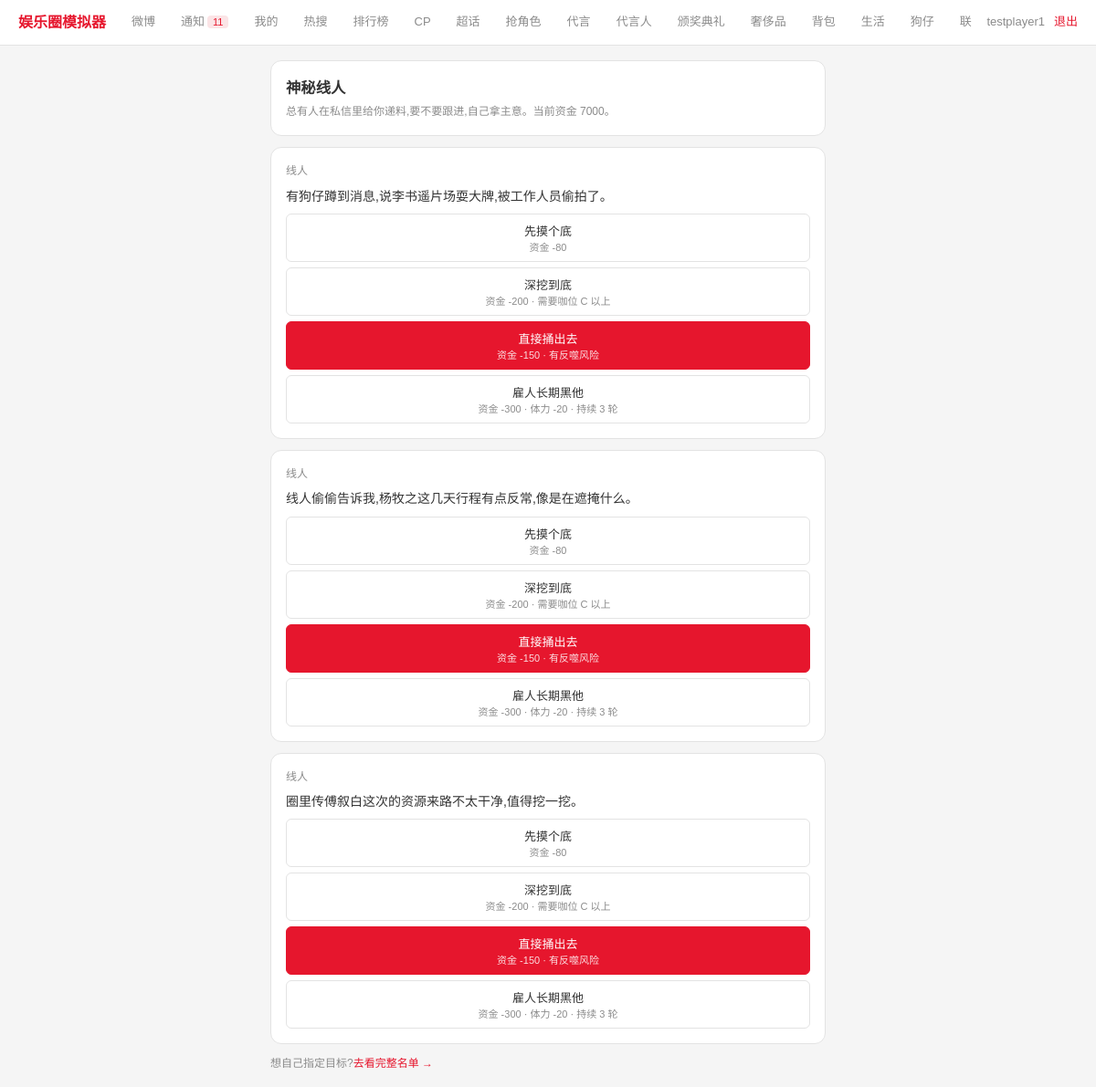
Page /weibo/paparazzi (signed in) on the committed database.
### tables this page shows
CREATE TABLE players (
    id                  INTEGER PRIMARY KEY AUTOINCREMENT,
    user_id             INTEGER UNIQUE,
    is_npc              INTEGER DEFAULT 0,
    age                 INTEGER DEFAULT 18,
    gender              TEXT DEFAULT '',
    stage_name          TEXT NOT NULL DEFAULT '',
    talents             TEXT DEFAULT '{}',
    hidden_traits       TEXT DEFAULT '[]',
    career_lines        TEXT DEFAULT '[]',
    agency_id           INTEGER,
    fans_count          INTEGER DEFAULT 0,
    core_fan_loyalty    INTEGER DEFAULT 0,
    popularity          INTEGER DEFAULT 0,
    scandal_value       INTEGER DEFAULT 0,
    persona_tag         TEXT DEFAULT '',
    persona_integrity   INTEGER DEFAULT 100,
    cash                INTEGER DEFAULT 0,
    roll_count          INTEGER DEFAULT 0,
    revealed            INTEGER DEFAULT 0,
    energy              INTEGER DEFAULT 100,
    energy_updated      INTEGER DEFAULT 0,
    family_background   TEXT DEFAULT '',
    birthplace          TEXT DEFAULT '',
    true_personality    TEXT DEFAULT '',
    career_state        TEXT DEFAULT 'normal',  -- normal/blackout
    blackout_until_ts    INTEGER DEFAULT 0,
    anti_scandal_reserve INTEGER DEFAULT 0,
    endorsement_reputation INTEGER DEFAULT 0,
    awards_won          INTEGER DEFAULT 0,
    created_ts          INTEGER DEFAULT 0, fan_club_name TEXT DEFAULT '', fan_club_color TEXT DEFAULT '', notifications_seen_ts INTEGER DEFAULT 0, health INTEGER DEFAULT 100, last_rest_ts INTEGER DEFAULT 0, last_travel_ts INTEGER DEFAULT 0,
    FOREIGN KEY (user_id) REFERENCES users(id)
);

CREATE TABLE paparazzi_tips (
    id                INTEGER PRIMARY KEY AUTOINCREMENT,
    player_id         INTEGER NOT NULL,
    target_player_id  INTEGER NOT NULL,
    tip_text          TEXT DEFAULT '',
    status            TEXT DEFAULT 'pending',
    created_ts        INTEGER DEFAULT 0
);

### app.py (the view)
@app.route('/weibo/paparazzi', methods=['GET'])
@login_required
def paparazzi_page():
    me_player = me()
    if not me_player:
        return redirect(url_for('login'))
    ensure_paparazzi_tips(me_player['id'])
    tips = q("""SELECT pt.*, p.stage_name as target_name FROM paparazzi_tips pt
               JOIN players p ON p.id = pt.target_player_id
               WHERE pt.player_id=? AND pt.status='pending' ORDER BY pt.created_ts DESC""",
             (me_player['id'],))
    return render_template('paparazzi.html', tips=tips, tiers=INTEL_TIERS, attack_cost=ATTACK_COST,
                            cash=me_player['cash'], hate_campaign_cost=HATE_CAMPAIGN_COST,
                            hate_campaign_ticks=HATE_CAMPAIGN_TICKS)

### app.py (called while the page is built, shortened)
def get_db():
    db = getattr(g, '_db', None)
    if db is None:
        db = g._db = sqlite3.connect(DB_PATH)
        db.row_factory = sqlite3.Row
        db.execute("PRAGMA journal_mode=WAL")
        db.execute("PRAGMA foreign_keys=ON")
    return db

def q(sql, args=(), one=False):
    cur = get_db().execute(sql, args)
    return cur.fetchone() if one else cur.fetchall()

def run(sql, args=()):
    db = get_db()
    cur = db.execute(sql, args)
    db.commit()
    return cur

def login_required(f):
    @wraps(f)
    def w(*a, **kw):
        if 'uid' not in S:
            return redirect(url_for('login'))
        return f(*a, **kw)
    return w

def get_effective_energy(player_id):
    row = q("SELECT energy, energy_updated FROM players WHERE id=?", (player_id,), one=True)
    if not row:
        return 0
    base_ts = row['energy_updated'] or now_ts()
    elapsed = now_ts() - base_ts
    regen = elapsed // ENERGY_REGEN_SECONDS
    if regen <= 0:
        return row['energy']
    new_energy = min(MAX_ENERGY, row['energy'] + regen)
    new_updated = base_ts + regen * ENERGY_REGEN_SECONDS
    run("UPDATE players SET energy=?, energy_updated=? WHERE id=?", (new_energy, new_updated, player_id))
    return new_energy

def me():
    uid = S.get('uid')
    if not uid:
        return None
    row = q("SELECT * FROM players WHERE user_id=?", (uid,), one=True)
    if not row:
        return None
    player = dict(row)
    player['energy'] = get_effective_energy(player['id'])
    return player

@app.context_processor
def inject_notification_count():
    player = me()
    if not player:
        return {'notification_count': 0}
    return {'notification_count': get_notification_count(player['id'])['total']}

def ensure_paparazzi_tips(player_id):
    pending = q("SELECT COUNT(*) c FROM paparazzi_tips WHERE player_id=? AND status='pending'",
                (player_id,), one=True)['c']
    need = PAPARAZZI_TIP_COUNT - pending
    if need <= 0:
        return

### templates/paparazzi.html (shortened to what this page needs)
{% extends "base.html" %}
{% block content %}
<div class="card">
  <h3 style="margin-bottom:4px">神秘线人</h3>
  <p class="muted">总有人在私信里给你递料,要不要跟进,自己拿主意。当前资金 {{ cash }}。</p>
</div>
{% for t in tips %}
<div class="card">
  <div style="font-size:12px" class="muted">线人</div>
  <p style="margin:6px 0">{{ t.tip_text }}</p>
  <form method="post" action="{{ url_for('paparazzi_act') }}" style="display:flex;flex-direction:column;gap:6px;margin-top:8px">
    <button class="btn" name="action" value="basic" style="width:100%">
      先摸个底<br><span class="muted" style="font-size:11px">资金 -{{ tiers.basic.cost }}</span>
    </button>
    <button class="btn" name="action" value="deep" style="width:100%">
      深挖到底<br><span class="muted" style="font-size:11px">资金 -{{ tiers.deep.cost }} · 需要咖位 {{ tiers.deep.min_tier }} 以上</span>
    </button>
    <button class="btn btn-primary" name="action" value="attack" style="width:100%">
      直接捅出去<br><span style="font-size:11px;opacity:.85">资金 -{{ attack_cost }} · 有反噬风险</span>
    </button>
    <button class="btn" name="action" value="hate_campaign" style="width:100%">
      雇人长期黑他<br><span class="muted" style="font-size:11px">资金 -{{ hate_campaign_cost }} · 体力 -20 · 持续 {{ hate_campaign_ticks }} 轮</span>
    </button>
  </form>
</div>
{% else %}
<div class="card muted">线人今天没消息,过会儿再来看看。</div>
{% endfor %}
<p class="muted" style="margin-top:4px">想自己指定目标?<a href="{{ url_for('weibo_attack') }}">去看完整名单 →</a></p>
{% endblock %}

### templates/base.html (style rules this page uses)
:root { --bg:#f5f5f5;--sf:#ffffff;--sf2:#f0f0f0;--bd:#e3e3e3; --red:#e6162d;--red-dim:#fbe4e6; --text:#333333;--muted:#8b8b8b; --green:#2e8b57;--gold:#a67c1a; }
* { box-sizing:border-box;margin:0;padding:0 }
body { background:var(--bg);color:var(--text); font-family:"PingFang SC","Microsoft YaHei",sans-serif; font-size:14px;line-height:1.6;min-height:100vh }
a { color:var(--red);text-decoration:none }
.card { background:var(--sf);border:1px solid var(--bd);border-radius:12px;padding:16px;margin-bottom:12px }
.btn { display:inline-block;background:var(--sf);border:1px solid var(--bd);border-radius:6px; padding:8px 16px;font-size:13px;cursor:pointer;color:var(--text) }
.btn-primary { background:var(--red);border-color:var(--red);color:#fff }
.muted { color:var(--muted);font-size:12px }

### rows in the picture
players: cash "7000"
paparazzi_tips: tip_text "有狗仔蹲到消息,说李书遥片场耍大牌,被工作人员偷拍了。", basic.cost "80", deep.cost "200", deep.min_tier "C", attack_cost "150", hate_campaign_cost "300", hate_campaign_ticks "3"
paparazzi_tips: tip_text "线人偷偷告诉我,杨牧之这几天行程有点反常,像是在遮掩什么。", basic.cost "80", deep.cost "200", deep.min_tier "C", attack_cost "150", hate_campaign_cost "300", hate_campaign_ticks "3"
paparazzi_tips: tip_text "圈里传傅叙白这次的资源来路不太干净,值得挖一挖。", basic.cost "80", deep.cost "200", deep.min_tier "C", attack_cost "150", hate_campaign_cost "300", id "3"

### other values in the picture
{{ notification_count }} "11"
{{ session.get('uname') }} "testplayer1"
